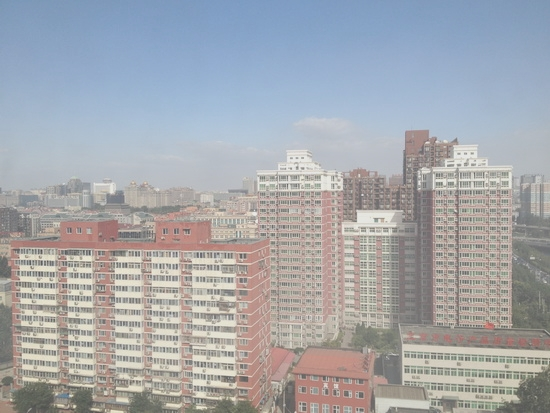
#> input picture datasets/RESIDE/outdoor/hazy/0001_0.8_0.2.jpg, 550 x 413 px
$ python -i zero_dce_expert.py   (imports and definitions only)
#> lines starting #> are read from the running program, lines starting #| are printed output that depends on the picture
"""
Zero-DCE Style Lowlight Expert
================================
MAIR+ Expert — Adaptive Curve-Based Low-Light Enhancement

Implements the core mathematical insight from Zero-DCE (2020) and Zero-DCE++ (2021):
    LE(x, α) = x + α · x · (1 − x)      [iterative self-adjusting curve]

Where α ∈ [−1, 1] controls enhancement strength per pixel.

Unlike the paper (which trains a CNN to estimate α), this module estimates α
analytically from the image's local illumination statistics — giving quality
that is substantially better than CLAHE while requiring zero pretrained weights.

Key advantages over CLAHE (current):
  • Per-channel curve (not histogram equalization) → no colour clipping
  • Spatially adaptive α map → bright regions not blown out
  • Guided filter refinement → edges preserved, halos eliminated
  • Multi-iteration curve → controllable, non-destructive enhancement

Architecture:
  1. Estimate illumination map L (max-channel, guided-filtered)
  2. Compute α map = clip(-k · (L - target), -1, 0)  [negative α = brighten]
  3. Apply iterative curve: x ← x + α · x · (1 − x)   [n_iters times]
  4. Mild colour saturation recovery (DCE curves slightly desaturate)
  5. Clip and return

Usage:
    from experts.zero_dce_expert import restore_zero_dce
    out_path = restore_zero_dce("dark.jpg", "outputs/enhanced/dark.png")

Registered in tool_registry as: 'zero_dce_lowlight'
Stage: scene, Speed: fast, Quality: high
"""

import os
import cv2
import numpy as np


# ─────────────────────────────────────────────────────────────
# GUIDED FILTER (lightweight, no ximgproc required)
# ─────────────────────────────────────────────────────────────

def _box_filter(img: np.ndarray, r: int) -> np.ndarray:
    """Fast box filter using cv2.blur."""
    ksize = 2 * r + 1
    return cv2.blur(img, (ksize, ksize))


def _guided_filter(guide: np.ndarray, src: np.ndarray, r: int = 16, eps: float = 1e-3) -> np.ndarray:
    """
    Guided image filter (He et al., 2013).
    guide: [H×W] float32 in [0,1]
    src  : [H×W] float32 in [0,1]
    Returns filtered version of src, edge-aware using guide.
    """
    mean_I  = _box_filter(guide, r)
    mean_p  = _box_filter(src,   r)
    mean_Ip = _box_filter(guide * src, r)
    cov_Ip  = mean_Ip - mean_I * mean_p

    mean_II = _box_filter(guide * guide, r)
    var_I   = mean_II - mean_I * mean_I

    a = cov_Ip / (var_I + eps)
    b = mean_p - a * mean_I

    mean_a = _box_filter(a, r)
    mean_b = _box_filter(b, r)

    return np.clip(mean_a * guide + mean_b, 0.0, 1.0)


# ─────────────────────────────────────────────────────────────
# ILLUMINATION ESTIMATION
# ─────────────────────────────────────────────────────────────

def _estimate_illumination(img_f: np.ndarray, radius: int = 16) -> np.ndarray:
    """
    Estimate per-pixel illumination map from max-channel image.
    Returns a [H×W] float32 map in [0, 1].
    """
    # Max channel gives a good luminance proxy for natural images
    illum = np.max(img_f, axis=2)                      # [H×W]
    # Guided filter with itself → smooth illumination, preserve edges
    illum_smooth = _guided_filter(illum, illum, r=radius, eps=1e-2)
    return illum_smooth


# ─────────────────────────────────────────────────────────────
# DCE CURVE APPLICATION
# ─────────────────────────────────────────────────────────────

def _apply_dce_curve(
    img_f:   np.ndarray,
    alpha:   np.ndarray,
    n_iters: int = 8,
) -> np.ndarray:
    """
    Apply iterative self-adjusting enhancement curve.
    Each iteration: x ← x + α · x · (1 − x)

    With negative α this brightens dark pixels and leaves bright ones alone.
    n_iters controls total enhancement strength.
    """
    x = img_f.copy()
    for _ in range(n_iters):
        # Broadcast alpha [H×W] over channels [H×W×3]
        x = x + alpha[:, :, np.newaxis] * x * (1.0 - x)
    return np.clip(x, 0.0, 1.0)


# ─────────────────────────────────────────────────────────────
# COLOUR SATURATION RECOVERY
# ─────────────────────────────────────────────────────────────

def _recover_saturation(
    original:  np.ndarray,
    enhanced:  np.ndarray,
    strength:  float = 0.3,
) -> np.ndarray:
    """
    The DCE curve slightly desaturates (pushes toward white).
    Recover a fraction of the original image's saturation by mixing
    in a small amount of a saturation-boosted version.
    """
    hsv_orig = cv2.cvtColor((original * 255).astype(np.uint8), cv2.COLOR_BGR2HSV).astype(np.float32)
    hsv_enh  = cv2.cvtColor((enhanced  * 255).astype(np.uint8), cv2.COLOR_BGR2HSV).astype(np.float32)

    # Blend saturation channels
    hsv_enh[:, :, 1] = np.clip(
        hsv_enh[:, :, 1] * (1.0 - strength) + hsv_orig[:, :, 1] * strength,
        0, 255
    )
    recovered = cv2.cvtColor(hsv_enh.astype(np.uint8), cv2.COLOR_HSV2BGR).astype(np.float32) / 255.0
    return np.clip(recovered, 0.0, 1.0)


# ─────────────────────────────────────────────────────────────
# MAIN RESTORATION FUNCTION
# ─────────────────────────────────────────────────────────────

def restore_zero_dce(
    input_path:   str,
    output_path:  str | None = None,
    target_mean:  float = 0.45,   # target brightness after enhancement
    n_iters:      int   = 8,      # DCE curve iterations
    guide_radius: int   = 16,     # guided filter spatial radius
) -> str:
    """
    Enhance a low-light image using Zero-DCE-style adaptive curves.

    Args:
        input_path   : path to input (dark) image
        output_path  : where to save the result (auto-generated if None)
        target_mean  : target illumination mean (0.45 = natural daylight look)
        n_iters      : number of curve iterations (more = brighter, 8 is good)
        guide_radius : guided filter radius in pixels

    Returns:
        Path to the saved output image.
    """
#> called with target_mean = 0.45, n_iters = 8, guide_radius = 16
    img = cv2.imread(input_path)
#> img is the input picture: shape (413, 550, 3); mean B, G, R 172.6, 167.5, 164.5
    if img is None:
        raise FileNotFoundError(f"[ZeroDCE] Cannot read: {input_path}")

    img_f = img.astype(np.float32) / 255.0           # [H×W×3] in [0,1]

    # ── 1. Estimate illumination ──────────────────────────────
    illum = _estimate_illumination(img_f, radius=guide_radius)  # [H×W]
#> in _box_filter (call 5), `return cv2.blur(img, (ksize, ksize))`:
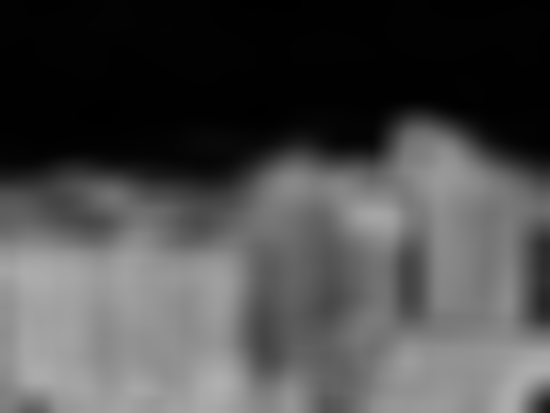
#> returned value: shape (413, 550) float32; min 0.00279, max 0.689, mean 0.299

    # ── 2. Compute per-pixel alpha map ────────────────────────
    # alpha < 0 → brightening; magnitude proportional to darkness
    # k scales the sensitivity: k=1.5 gives strong enhancement
    current_mean = float(illum.mean())
#> current_mean = 0.717
    k = (target_mean - current_mean) / max(current_mean * (1.0 - current_mean), 1e-4)
#> k = -1.32
    k = np.clip(k, 0.0, 3.0)          # cap enhancement to avoid blown-out
#> k = 0

    # Per-pixel: darker pixels get stronger alpha
    # In LE(x, a) = x + a * x * (1 - x), a > 0 brightens the pixel!
    alpha = k * (1.0 - illum)        # [H×W], values >= 0
#> alpha: shape (413, 550) float32; every value is 0
    alpha = np.clip(alpha, 0.0, 1.0)

    # ── 3. Apply iterative DCE curve ─────────────────────────
    enhanced = _apply_dce_curve(img_f, alpha, n_iters=n_iters)

    # ── 4. Refine illumination with guided filter ─────────────
    # Edge-aware smoothing of the luminance channel
    enhanced_lum = np.max(enhanced, axis=2)
    refined_lum  = _guided_filter(enhanced_lum, illum, r=guide_radius // 2, eps=1e-3)
#> call 2 of _guided_filter, with r = 8, eps = 0.001
#> in _guided_filter (call 2), `var_I   = mean_II - mean_I * mean_I`:
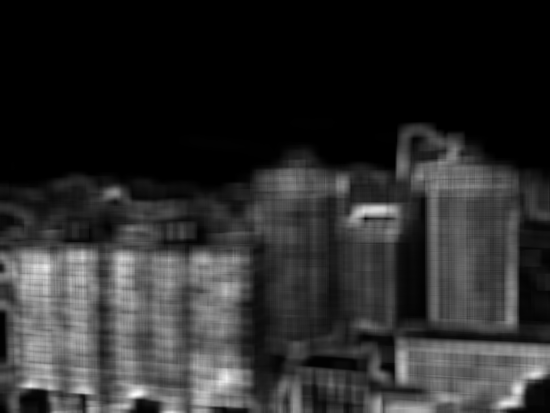
#> var_I: shape (413, 550) float32; min 8.94e-06, max 0.0321, mean 0.00556; drawn with min black and max white
#> in _guided_filter (call 2), `a = cov_Ip / (var_I + eps)`:
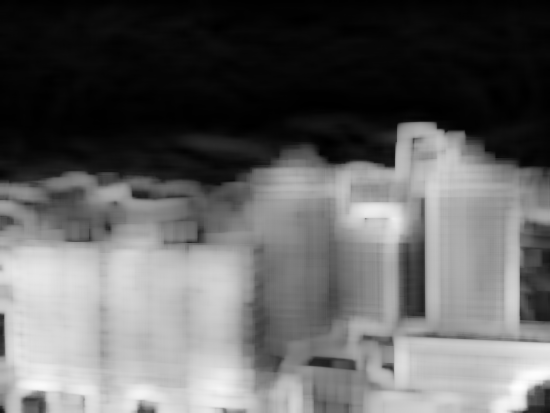
#> a: shape (413, 550) float32; min -0.00416, max 0.713, mean 0.274; drawn with min black and max white
#> in _guided_filter (call 2), `b = mean_p - a * mean_I`:
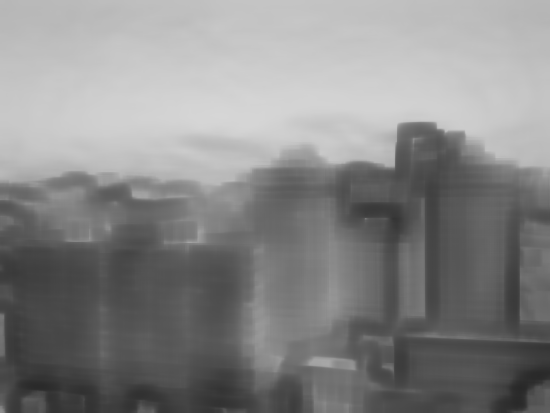
#> b: shape (413, 550) float32; min 0.16, max 0.84, mean 0.532
#> in _guided_filter (call 2), `return np.clip(mean_a * guide + mean_b, 0.0, 1.0)`:
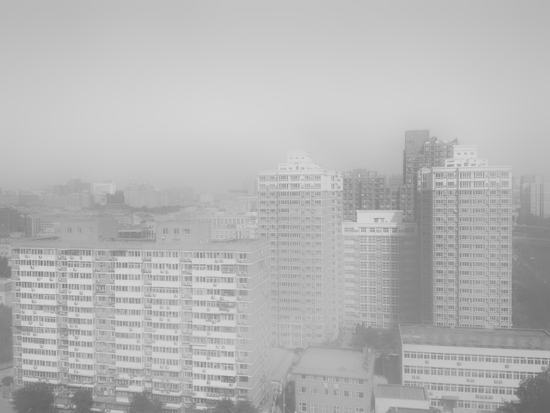
#> returned value: shape (413, 550) float32; min 0.396, max 0.847, mean 0.717

    # Scale each channel by the ratio of refined to raw luminance.
    # This applies the smoother illumination estimate back to the output,
    # suppressing halo over-enhancement at bright edges (previously refined_lum
    # was computed but never used — dead code).
    lum_ratio = np.clip(refined_lum / (enhanced_lum + 1e-6), 0.5, 1.5)
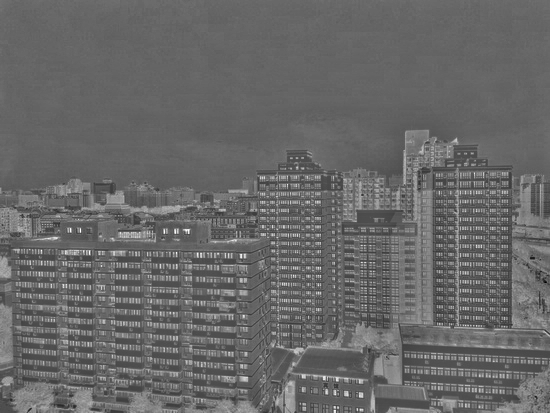
#> lum_ratio: shape (413, 550) float32; min 0.668, max 1.5, mean 1.01; drawn with min black and max white
    enhanced_refined = np.clip(enhanced * lum_ratio[:, :, np.newaxis], 0.0, 1.0)

    # Soft blend between guided-refined and original
    blend  = 0.7
    output = enhanced_refined * blend + img_f * (1.0 - blend)
    output = np.clip(output, 0.0, 1.0)

    # ── 5. Colour saturation recovery ────────────────────────
    output = _recover_saturation(img_f, output, strength=0.25)
#> in _recover_saturation, `hsv_orig = cv2.cvtColor((original * 255).astype(np.uint8), cv2.COLOR_B..`:
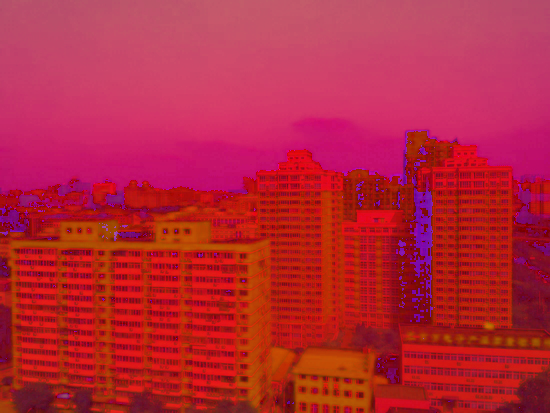
#> hsv_orig: shape (413, 550, 3) float32; mean B, G, R 58.6, 38.2, 182.9

    # ── 6. Save ───────────────────────────────────────────────
    if output_path is None:
        out_dir     = os.path.join("outputs", "lowlight")
        os.makedirs(out_dir, exist_ok=True)
        stem        = os.path.splitext(os.path.basename(input_path))[0]
        output_path = os.path.join(out_dir, f"{stem}_zero_dce.png")
    else:
        os.makedirs(os.path.dirname(output_path) or ".", exist_ok=True)

    cv2.imwrite(output_path, (output * 255).astype(np.uint8))
    print(f"[ZeroDCE] Enhanced: {input_path} → {output_path}")
    return output_path


# ─────────────────────────────────────────────────────────────
# RESTORER INTERFACE (called by tool_registry / scheduler)
# ─────────────────────────────────────────────────────────────

def restore(input_path: str, output_path: str | None = None) -> str:
    """Standard expert interface — wraps restore_zero_dce."""
    return restore_zero_dce(input_path, output_path)

>>> result = restore_zero_dce('../datasets/RESIDE/outdoor/hazy/0001_0.8_0.2.jpg')

$ run again, on datasets/RESIDE/outdoor/hazy/0003_0.8_0.2.jpg
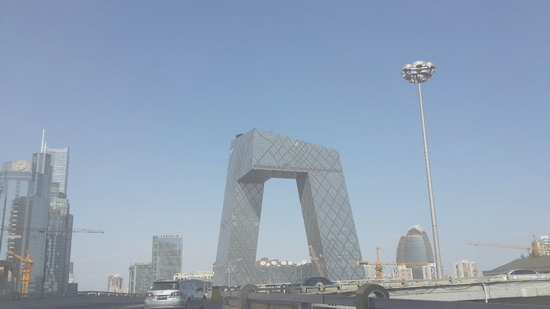
#> input picture datasets/RESIDE/outdoor/hazy/0003_0.8_0.2.jpg, 550 x 309 px
#> in restore_zero_dce, img is the input picture: shape (309, 550, 3); mean B, G, R 182.8, 162.1, 145
#> in _box_filter (call 6), `return cv2.blur(img, (ksize, ksize))`:
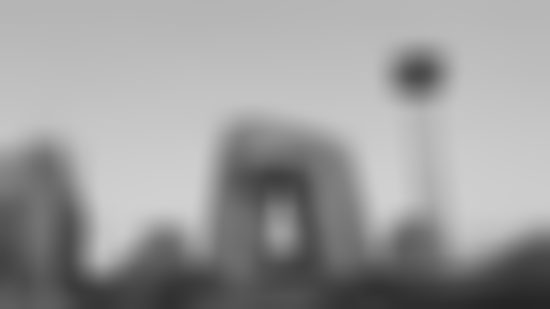
#> returned value: shape (309, 550) float32; min 0.146, max 0.82, mean 0.61
#> current_mean = 0.72
#> in restore_zero_dce, `k = (target_mean - current_mean) / max(current_mean * (1.0 - current_m..`: k = -1.34
#> in restore_zero_dce, `k = np.clip(k, 0.0, 3.0)`: k = 0
#> alpha: shape (309, 550) float32; every value is 0
#> in _recover_saturation, `hsv_orig = cv2.cvtColor((original * 255).astype(np.uint8), cv2.COLOR_B..`:
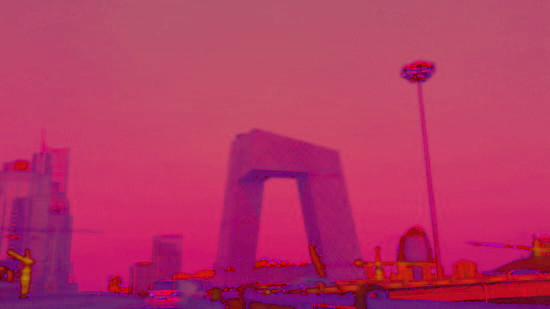
#> hsv_orig: shape (309, 550, 3) float32; mean B, G, R 100.5, 52.4, 183.5

$ run again, on datasets/RESIDE/outdoor/hazy/0009_0.8_0.16.jpg
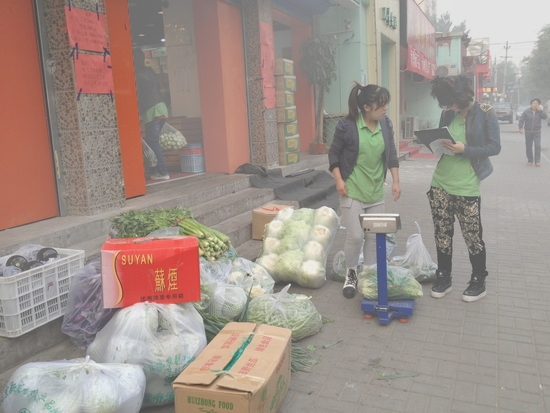
#> input picture datasets/RESIDE/outdoor/hazy/0009_0.8_0.16.jpg, 550 x 413 px
#> in restore_zero_dce, img is the input picture: shape (413, 550, 3); mean B, G, R 139.3, 146.5, 160.1
#> in _guided_filter, `return np.clip(mean_a * guide + mean_b, 0.0, 1.0)`:
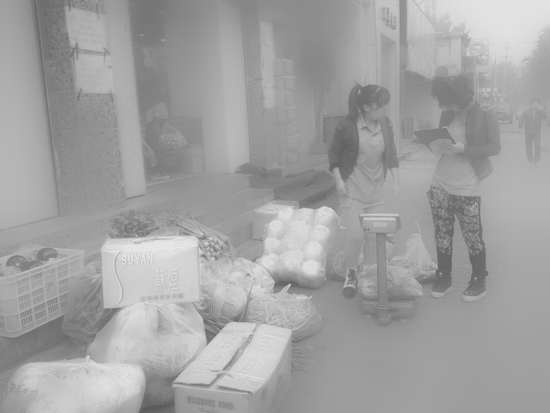
#> returned value: shape (413, 550) float32; min 0.351, max 0.922, mean 0.636
#> current_mean = 0.636
#> in restore_zero_dce, `k = (target_mean - current_mean) / max(current_mean * (1.0 - current_m..`: k = -0.806
#> in restore_zero_dce, `k = np.clip(k, 0.0, 3.0)`: k = 0
#> alpha: shape (413, 550) float32; every value is 0
#> in _recover_saturation, `hsv_orig = cv2.cvtColor((original * 255).astype(np.uint8), cv2.COLOR_B..`:
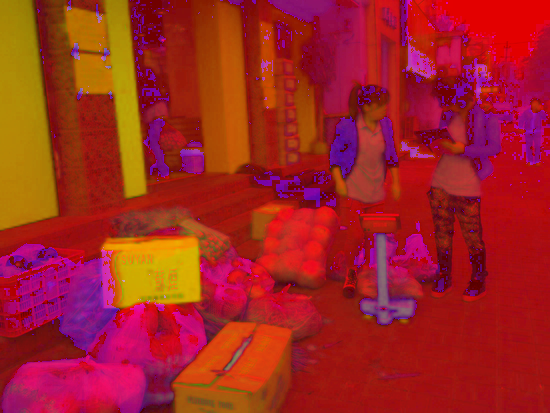
#> hsv_orig: shape (413, 550, 3) float32; mean B, G, R 34.2, 36.2, 162.3

$ run again, on datasets/RESIDE/outdoor/hazy/0021_0.8_0.08.jpg
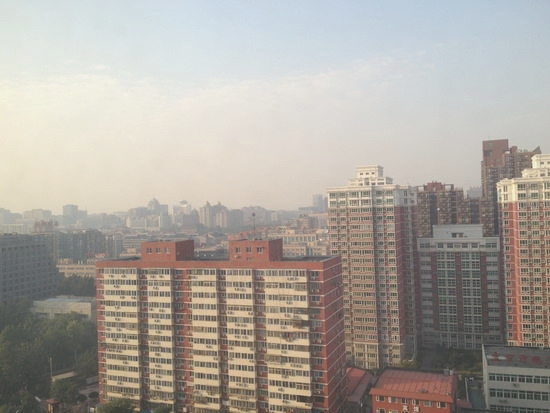
#> input picture datasets/RESIDE/outdoor/hazy/0021_0.8_0.08.jpg, 550 x 413 px
#> in restore_zero_dce, img is the input picture: shape (413, 550, 3); mean B, G, R 157.7, 164.9, 170.6
#> current_mean = 0.682
#> in restore_zero_dce, `k = (target_mean - current_mean) / max(current_mean * (1.0 - current_m..`: k = -1.07
#> in restore_zero_dce, `k = np.clip(k, 0.0, 3.0)`: k = 0
#> alpha: shape (413, 550) float32; every value is 0
#> in _recover_saturation, `hsv_orig = cv2.cvtColor((original * 255).astype(np.uint8), cv2.COLOR_B..`:
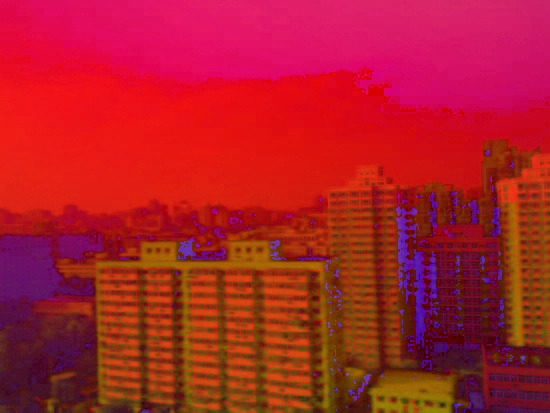
#> hsv_orig: shape (413, 550, 3) float32; mean B, G, R 40.3, 30.4, 174
